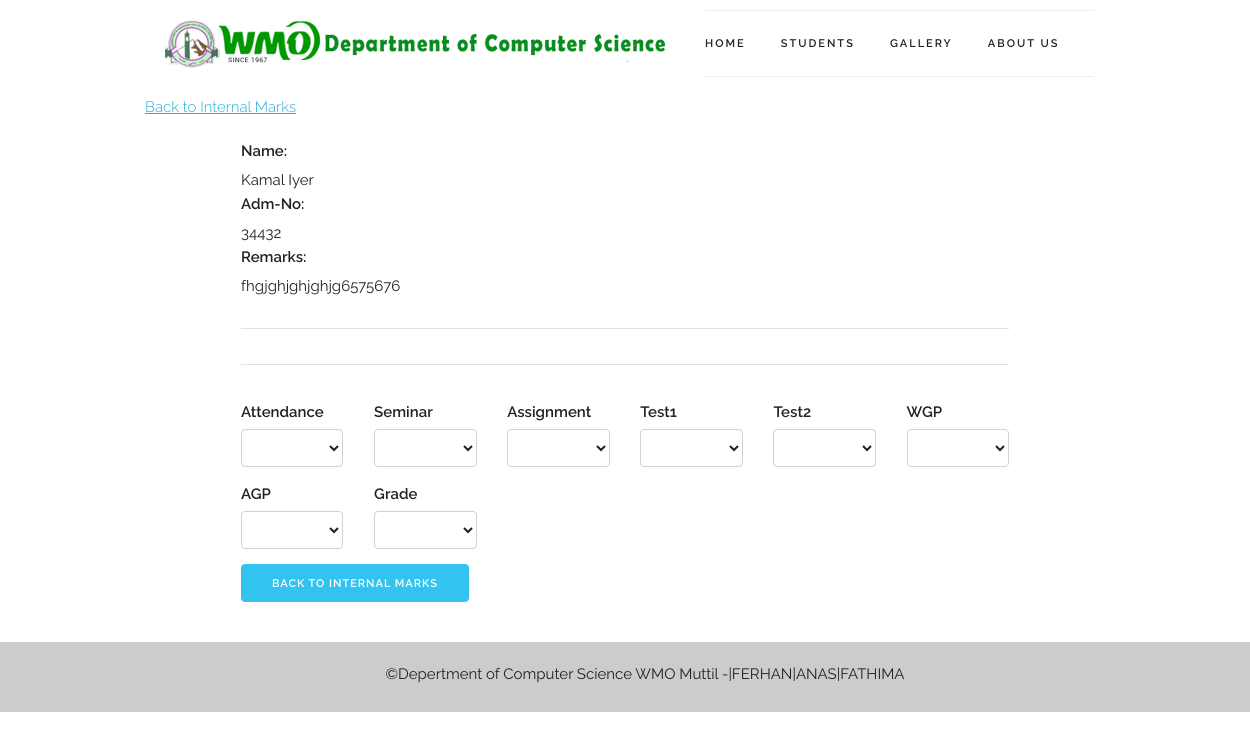
Screenshot of /viewmark.php?id=3 (signed in) with the database file from the repository.
### tables this page shows
CREATE TABLE IF NOT EXISTS `students` (
`id` int(11) NOT NULL,
  `firstname` varchar(100) NOT NULL,
  `lastname` varchar(100) NOT NULL,
  `dob` date NOT NULL,
  `gender` varchar(6) NOT NULL,
  `year` int(11) NOT NULL,
  `phone` int(12) NOT NULL,
  `parent` text NOT NULL,
  `email` varchar(100) NOT NULL,
  `adm_no` int(10) NOT NULL,
  `remarks` text NOT NULL
);

### viewmark.php (the view, shortened to what this page needs)
<?php
include_once "functions.php";
?>
<?php
 if ($_SERVER['REQUEST_METHOD'] == 'GET'){
  $id = $_GET['id'];
  $sql = "SELECT * FROM students WHERE id=$id";
  $result = mysqli_query($conn, $sql);
  if ($result) {
    $row = mysqli_fetch_array($result);
    $fname=$row['firstname'];
    $lname=$row['lastname'];
    $adm_no=$row['adm_no'];
    $remark=htmlspecialchars($row['remarks']);
    $attend=$row['attend'];
    $assign=$row['assign'];
    $seminar=$row['seminar'];
    $test1=$row['test1'];
    $test2=$row['test2'];
    $wgp=$row['wgp'];
    $agp=$row['agp'];
    $grade=$row['grade'];
  }
  }
?>
<!DOCTYPE html>
<html lang="en">
<head>
<?php include_once "/includes/css.php";?>
</head>
<body>
<?php include_once("/includes/header.php");?>
  <div class="container">
 <a href="internalmark.php"><h6>Back to Internal Marks</h6></a>
<section class="container student-page">
<div class="row">
  <label for="Name">Name:</label><?php echo $fname . " " . $lname; ?>
  <label for="Adm">Adm-No:</label><?php echo $adm_no; ?>
  <label for="Remark">Remarks:</label><?php echo $remark; ?>
</div>
<hr/>
<hr/
<section class="test">
  <form>
    <div class="row">
      <div class="two columns">
        <label for="Attendance">Attendance</label>
        <select class="u-full-width" id="attend" name="attend">
          <option><?php echo "$attend";?></option>
        </select>
      </div>
      <div class="two columns">
        <label for="Seminar">Seminar</label>
        <select class="u-full-width" id="seminar" name="seminar">
           <option><?php echo "$seminar";?></option>
        </select>
      </div>
      <div class="two columns">
        <label for="Assignment">Assignment</label>
        <select class="u-full-width" id="assign" name="assign">
           <option><?php echo "$assign";?></option>
        </select>
      </div>
      <div class="two columns">
        <label for="test1">Test1</label>
        <select class="u-full-width" id="test1" name="test1">
           <option><?php echo "$test1";?></option>
        </select>
      </div>
      <div class="two columns">
        <label for="test2">Test2</label>
        <select class="u-full-width" id="test2" name="test2">
           <option><?php echo "$test2";?></option>
        </select>
      </div>
      <div class="two columns">
        <label for="WGP">WGP</label>
        <select class="u-full-width" id="wgp" name="wgp">
          <option><?php echo "$wgp";?></option>
        </select>
      </div>
    </div>
    <div class="row">
      <div class="two columns">
        <label for="AGP">AGP</label>
        <select class="u-full-width" id="agp" name="agp">
           <option><?php echo "$agp";?></option>
        </select>
      </div>
      <div class="two columns">
        <label for="Grade">Grade</label>
        <select class="u-full-width" id="grade" name="grade">
          <option><?php echo "$grade";?></option>
        </select>
      </div>
    </div>
    <a href="internalmark.php"><input type="button" class="button-primary" value="Back to Internal Marks"></a>
  </form>
</section>
</div>
<?php include_once("includes/footer.php");?>

### css/skeleton.css (style rules this page uses)
.container { position: relative; width: 100%; max-width: 960px; margin: 0 auto; padding: 0 20px; box-sizing: border-box; }
.column, .columns { width: 100%; float: left; box-sizing: border-box; }
@media (min-width: 400px) { .container { width: 85%; padding: 0; } }
@media (min-width: 550px) { .container { width: 80%; } }
@media (min-width: 550px) { .column, .columns { margin-left: 4%; } }
@media (min-width: 550px) { .column:first-child, .columns:first-child { margin-left: 0; } }
@media (min-width: 550px) { .two.columns { width: 13.3333333333%; } }
html { font-size: 62.5%; }
body { font-size: 1.5em; line-height: 1.6; font-weight: 400; font-family: "Raleway", "HelveticaNeue", "Helvetica Neue", Helvetica, Arial, sans-serif; color: #222; }
h1, h2, h3, h4, h5, h6 { margin-top: 0; margin-bottom: 2rem; font-weight: 300; }
h6 { font-size: 1.5rem; line-height: 1.6; letter-spacing: 0; }
@media (min-width: 550px) { h6 { font-size: 1.5rem; } }
a { color: #1EAEDB; }
.button, button, input[type="submit"], input[type="reset"], input[type="button"] { display: inline-block; height: 38px; padding: 0 30px; color: #555; text-align: center; font-size: 11px; font-weight: 600; line-height: 38px; letter-spacing: .1rem; text-transform: uppercase; text-decoration: none; white-space: nowrap; background-color: transparent; border-radius: 4px; border: 1px solid #bbb; cursor: pointer; box-sizing: border-box; }
.button.button-primary, button.button-primary, input[type="submit"].button-primary, input[type="reset"].button-primary, input[type="button"].button-primary { color: #FFF; background-color: #33C3F0; border-color: #33C3F0; }
input[type="email"], input[type="date"], input[type="number"], input[type="search"], input[type="text"], input[type="tel"], input[type="url"], input[type="password"], textarea, select { height: 38px; padding: 6px 10px; background-color: #fff; border: 1px solid #D1D1D1; border-radius: 4px; box-shadow: none; box-sizing: border-box; }
label, legend { display: block; margin-bottom: .5rem; font-weight: 600; }
input, textarea, select, fieldset { margin-bottom: 1.5rem; }
pre, blockquote, dl, figure, table, p, ul, ol, form { margin-bottom: 2.5rem; }
.u-full-width { width: 100%; box-sizing: border-box; }
hr { margin-top: 3rem; margin-bottom: 3.5rem; border-width: 0; border-top: 1px solid #E1E1E1; }
.container:after, .row:after, .u-cf { content: ""; display: table; clear: both; }

### rows the page displays
students: firstname "Kamal", lastname "Iyer", adm_no "34432", remarks "fhgjghjghjghjg6575676"
